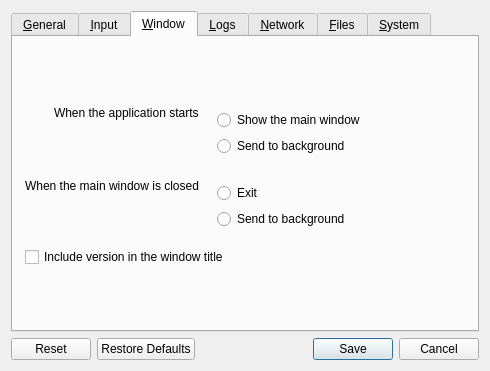
<?xml version="1.0" encoding="UTF-8"?>
<ui version="4.0">
 <class>SettingsDialog</class>
 <widget class="QDialog" name="SettingsDialog">
  <property name="geometry">
   <rect>
    <x>0</x>
    <y>0</y>
    <width>490</width>
    <height>366</height>
   </rect>
  </property>
  <property name="sizePolicy">
   <sizepolicy hsizetype="Maximum" vsizetype="Maximum">
    <horstretch>0</horstretch>
    <verstretch>0</verstretch>
   </sizepolicy>
  </property>
  <property name="windowTitle">
   <string>Preferences</string>
  </property>
  <property name="modal">
   <bool>true</bool>
  </property>
  <layout class="QVBoxLayout" name="verticalLayout_3">
   <item>
    <widget class="QTabWidget" name="tabWidget">
     <property name="currentIndex">
      <number>2</number>
     </property>
     <widget class="QWidget" name="tabGeneral">
      <attribute name="title">
       <string>&amp;General</string>
      </attribute>
      <layout class="QVBoxLayout" name="verticalLayout_6">
       <property name="spacing">
        <number>9</number>
       </property>
       <property name="leftMargin">
        <number>12</number>
       </property>
       <property name="topMargin">
        <number>0</number>
       </property>
       <property name="rightMargin">
        <number>12</number>
       </property>
       <property name="bottomMargin">
        <number>0</number>
       </property>
       <item>
        <spacer name="verticalSpacer_6">
         <property name="orientation">
          <enum>Qt::Orientation::Vertical</enum>
         </property>
         <property name="sizeHint" stdset="0">
          <size>
           <width>20</width>
           <height>0</height>
          </size>
         </property>
        </spacer>
       </item>
       <item>
        <layout class="QHBoxLayout" name="horizontalLayout_3">
         <item>
          <widget class="QLabel" name="lblLanguage">
           <property name="sizePolicy">
            <sizepolicy hsizetype="Maximum" vsizetype="Preferred">
             <horstretch>0</horstretch>
             <verstretch>0</verstretch>
            </sizepolicy>
           </property>
           <property name="text">
            <string>Language</string>
           </property>
          </widget>
         </item>
         <item>
          <widget class="QComboBox" name="comboLanguage"/>
         </item>
        </layout>
       </item>
       <item>
        <widget class="QCheckBox" name="cbAutoUpdate">
         <property name="text">
          <string>Check for updates on startup</string>
         </property>
        </widget>
       </item>
       <item>
        <widget class="QCheckBox" name="cbStartAtLogin">
         <property name="text">
          <string>Start Ieum automatically when I sign in</string>
         </property>
        </widget>
       </item>
       <item>
        <widget class="QCheckBox" name="cbPreventSleep">
         <property name="text">
          <string>Prevent this computer from going to sleep</string>
         </property>
        </widget>
       </item>
       <item>
        <layout class="QFormLayout" name="formLayout">
         <item row="1" column="1">
          <widget class="QRadioButton" name="rbIconColorful">
           <property name="text">
            <string>Colorful</string>
           </property>
          </widget>
         </item>
         <item row="0" column="1">
          <widget class="QRadioButton" name="rbIconMono">
           <property name="text">
            <string>Monocolor</string>
           </property>
          </widget>
         </item>
         <item row="0" column="0">
          <widget class="QLabel" name="lblTrayIconStyle">
           <property name="text">
            <string>Tray icon style</string>
           </property>
          </widget>
         </item>
        </layout>
       </item>
       <item>
        <spacer name="verticalSpacer_3">
         <property name="orientation">
          <enum>Qt::Orientation::Vertical</enum>
         </property>
         <property name="sizeHint" stdset="0">
          <size>
           <width>20</width>
           <height>0</height>
          </size>
         </property>
        </spacer>
       </item>
      </layout>
     </widget>
     <widget class="QWidget" name="tabInput">
      <attribute name="title">
       <string>&amp;Input</string>
      </attribute>
      <layout class="QVBoxLayout" name="verticalLayoutInput">
       <property name="spacing">
        <number>9</number>
       </property>
       <property name="leftMargin">
        <number>12</number>
       </property>
       <property name="topMargin">
        <number>0</number>
       </property>
       <property name="rightMargin">
        <number>12</number>
       </property>
       <property name="bottomMargin">
        <number>0</number>
       </property>
       <item>
        <spacer name="verticalSpacerInputTop">
         <property name="orientation">
          <enum>Qt::Orientation::Vertical</enum>
         </property>
         <property name="sizeHint" stdset="0">
          <size>
           <width>20</width>
           <height>0</height>
          </size>
         </property>
        </spacer>
       </item>
       <item>
        <widget class="QGroupBox" name="groupInputLanguage">
         <property name="title">
          <string>Input language and shared text</string>
         </property>
         <layout class="QFormLayout" name="formInputLanguage">
          <property name="fieldGrowthPolicy">
           <enum>QFormLayout::FieldGrowthPolicy::ExpandingFieldsGrow</enum>
          </property>
          <item row="0" column="0" colspan="2">
           <widget class="QCheckBox" name="cbImeSync">
            <property name="text">
             <string>Synchronize Korean/English input state</string>
            </property>
           </widget>
          </item>
          <item row="1" column="0">
           <widget class="QLabel" name="lblCjkRawScancode">
            <property name="text">
             <string>CJK raw scan codes</string>
            </property>
           </widget>
          </item>
          <item row="1" column="1">
           <widget class="QComboBox" name="comboCjkRawScancode"/>
          </item>
          <item row="2" column="0">
           <widget class="QLabel" name="lblEnterScreenLang">
            <property name="text">
             <string>On screen entry</string>
            </property>
           </widget>
          </item>
          <item row="2" column="1">
           <widget class="QComboBox" name="comboEnterScreenLang"/>
          </item>
          <item row="3" column="0" colspan="2">
           <widget class="QCheckBox" name="cbClipboardNormalizeNfc">
            <property name="text">
             <string>Normalize shared text to NFC</string>
            </property>
           </widget>
          </item>
          <item row="4" column="0">
           <widget class="QLabel" name="lblMacInterKeyDelay">
            <property name="text">
             <string>macOS inter-key delay</string>
            </property>
           </widget>
          </item>
          <item row="4" column="1">
           <widget class="QSpinBox" name="spinMacInterKeyDelayMicros">
            <property name="suffix">
             <string> us</string>
            </property>
            <property name="maximum">
             <number>2000</number>
            </property>
            <property name="singleStep">
             <number>100</number>
            </property>
           </widget>
          </item>
         </layout>
        </widget>
       </item>
       <item>
        <spacer name="verticalSpacerInputBottom">
         <property name="orientation">
          <enum>Qt::Orientation::Vertical</enum>
         </property>
         <property name="sizeHint" stdset="0">
          <size>
           <width>20</width>
           <height>0</height>
          </size>
         </property>
        </spacer>
       </item>
      </layout>
     </widget>
     <widget class="QWidget" name="tabWindow">
      <attribute name="title">
       <string>&amp;Window</string>
      </attribute>
      <layout class="QVBoxLayout" name="verticalLayout_14">
       <property name="spacing">
        <number>9</number>
       </property>
       <property name="leftMargin">
        <number>12</number>
       </property>
       <property name="topMargin">
        <number>0</number>
       </property>
       <property name="rightMargin">
        <number>12</number>
       </property>
       <property name="bottomMargin">
        <number>0</number>
       </property>
       <item>
        <spacer name="verticalSpacer_7">
         <property name="orientation">
          <enum>Qt::Orientation::Vertical</enum>
         </property>
         <property name="sizeHint" stdset="0">
          <size>
           <width>20</width>
           <height>0</height>
          </size>
         </property>
        </spacer>
       </item>
       <item>
        <layout class="QFormLayout" name="formLayout_2">
         <property name="labelAlignment">
          <set>Qt::AlignmentFlag::AlignRight|Qt::AlignmentFlag::AlignTrailing|Qt::AlignmentFlag::AlignVCenter</set>
         </property>
         <item row="0" column="0">
          <widget class="QLabel" name="label_3">
           <property name="text">
            <string>When the application starts</string>
           </property>
          </widget>
         </item>
         <item row="0" column="1">
          <widget class="QWidget" name="widget" native="true">
           <layout class="QVBoxLayout" name="verticalLayout_2">
            <item>
             <widget class="QRadioButton" name="rbShowOnStart">
              <property name="text">
               <string>Show the main window</string>
              </property>
             </widget>
            </item>
            <item>
             <widget class="QRadioButton" name="rbAutoHide">
              <property name="text">
               <string>Send to background</string>
              </property>
             </widget>
            </item>
           </layout>
          </widget>
         </item>
         <item row="1" column="0">
          <widget class="QLabel" name="label">
           <property name="text">
            <string>When the main window is closed</string>
           </property>
           <property name="alignment">
            <set>Qt::AlignmentFlag::AlignRight|Qt::AlignmentFlag::AlignTrailing|Qt::AlignmentFlag::AlignVCenter</set>
           </property>
          </widget>
         </item>
         <item row="1" column="1">
          <widget class="QWidget" name="widget_2" native="true">
           <layout class="QVBoxLayout" name="verticalLayout_13">
            <item>
             <widget class="QRadioButton" name="rbExitOnClose">
              <property name="text">
               <string>Exit</string>
              </property>
             </widget>
            </item>
            <item>
             <widget class="QRadioButton" name="rbCloseToTray">
              <property name="text">
               <string>Send to background</string>
              </property>
             </widget>
            </item>
           </layout>
          </widget>
         </item>
        </layout>
       </item>
       <item>
        <widget class="QCheckBox" name="cbShowVersion">
         <property name="text">
          <string>Include version in the window title</string>
         </property>
        </widget>
       </item>
       <item>
        <spacer name="verticalSpacer_11">
         <property name="orientation">
          <enum>Qt::Orientation::Vertical</enum>
         </property>
         <property name="sizeHint" stdset="0">
          <size>
           <width>20</width>
           <height>0</height>
          </size>
         </property>
        </spacer>
       </item>
      </layout>
     </widget>
     <widget class="QWidget" name="tabLog">
      <attribute name="title">
       <string>&amp;Logs</string>
      </attribute>
      <layout class="QVBoxLayout" name="verticalLayout">
       <property name="spacing">
        <number>9</number>
       </property>
       <property name="leftMargin">
        <number>12</number>
       </property>
       <property name="topMargin">
        <number>0</number>
       </property>
       <property name="rightMargin">
        <number>12</number>
       </property>
       <property name="bottomMargin">
        <number>0</number>
       </property>
       <item>
        <spacer name="verticalSpacer_8">
         <property name="orientation">
          <enum>Qt::Orientation::Vertical</enum>
         </property>
         <property name="sizeHint" stdset="0">
          <size>
           <width>20</width>
           <height>0</height>
          </size>
         </property>
        </spacer>
       </item>
       <item>
        <layout class="QHBoxLayout" name="horizontalLayout_4">
         <item>
          <widget class="QLabel" name="lblLogLevel">
           <property name="sizePolicy">
            <sizepolicy hsizetype="Maximum" vsizetype="Fixed">
             <horstretch>0</horstretch>
             <verstretch>0</verstretch>
            </sizepolicy>
           </property>
           <property name="text">
            <string>Level</string>
           </property>
          </widget>
         </item>
         <item>
          <widget class="QComboBox" name="comboLogLevel"/>
         </item>
        </layout>
       </item>
       <item>
        <widget class="QLabel" name="lblDebugWarning">
         <property name="text">
          <string>Using a log level higher than Info may affect performance.</string>
         </property>
         <property name="wordWrap">
          <bool>true</bool>
         </property>
        </widget>
       </item>
       <item>
        <widget class="QGroupBox" name="groupLogToFile">
         <property name="title">
          <string>Log to file</string>
         </property>
         <property name="checkable">
          <bool>true</bool>
         </property>
         <layout class="QHBoxLayout" name="horizontalLayout_2">
          <item>
           <widget class="QWidget" name="widgetLogFilename" native="true">
            <property name="sizePolicy">
             <sizepolicy hsizetype="Preferred" vsizetype="Maximum">
              <horstretch>0</horstretch>
              <verstretch>0</verstretch>
             </sizepolicy>
            </property>
            <layout class="QHBoxLayout" name="_4">
             <property name="spacing">
              <number>3</number>
             </property>
             <property name="leftMargin">
              <number>0</number>
             </property>
             <property name="topMargin">
              <number>0</number>
             </property>
             <property name="rightMargin">
              <number>0</number>
             </property>
             <property name="bottomMargin">
              <number>0</number>
             </property>
             <item>
              <widget class="QLabel" name="labelLogPath">
               <property name="sizePolicy">
                <sizepolicy hsizetype="Preferred" vsizetype="Fixed">
                 <horstretch>0</horstretch>
                 <verstretch>0</verstretch>
                </sizepolicy>
               </property>
               <property name="text">
                <string>Log path</string>
               </property>
              </widget>
             </item>
             <item>
              <spacer name="horizontalSpacer_7">
               <property name="orientation">
                <enum>Qt::Orientation::Horizontal</enum>
               </property>
               <property name="sizeType">
                <enum>QSizePolicy::Policy::Minimum</enum>
               </property>
               <property name="sizeHint" stdset="0">
                <size>
                 <width>17</width>
                 <height>25</height>
                </size>
               </property>
              </spacer>
             </item>
             <item>
              <widget class="QLineEdit" name="lineLogFilename">
               <property name="enabled">
                <bool>true</bool>
               </property>
               <property name="sizePolicy">
                <sizepolicy hsizetype="Expanding" vsizetype="Fixed">
                 <horstretch>0</horstretch>
                 <verstretch>0</verstretch>
                </sizepolicy>
               </property>
              </widget>
             </item>
             <item>
              <widget class="QPushButton" name="btnBrowseLog">
               <property name="enabled">
                <bool>true</bool>
               </property>
               <property name="cursor">
                <cursorShape>PointingHandCursor</cursorShape>
               </property>
               <property name="text">
                <string/>
               </property>
               <property name="icon">
                <iconset theme="QIcon::ThemeIcon::DocumentOpen"/>
               </property>
               <property name="flat">
                <bool>true</bool>
               </property>
              </widget>
             </item>
            </layout>
           </widget>
          </item>
         </layout>
        </widget>
       </item>
       <item>
        <widget class="QCheckBox" name="cbGuiDebug">
         <property name="text">
          <string>Enable GUI debug messages</string>
         </property>
        </widget>
       </item>
       <item>
        <spacer name="verticalSpacer_4">
         <property name="orientation">
          <enum>Qt::Orientation::Vertical</enum>
         </property>
         <property name="sizeHint" stdset="0">
          <size>
           <width>20</width>
           <height>0</height>
          </size>
         </property>
        </spacer>
       </item>
      </layout>
     </widget>
     <widget class="QWidget" name="tabNetwork">
      <attribute name="title">
       <string>&amp;Network</string>
      </attribute>
      <layout class="QVBoxLayout" name="verticalLayout_7">
       <property name="spacing">
        <number>9</number>
       </property>
       <property name="leftMargin">
        <number>12</number>
       </property>
       <property name="topMargin">
        <number>0</number>
       </property>
       <property name="rightMargin">
        <number>12</number>
       </property>
       <property name="bottomMargin">
        <number>0</number>
       </property>
       <item>
        <spacer name="verticalSpacer_9">
         <property name="orientation">
          <enum>Qt::Orientation::Vertical</enum>
         </property>
         <property name="sizeHint" stdset="0">
          <size>
           <width>20</width>
           <height>0</height>
          </size>
         </property>
        </spacer>
       </item>
       <item>
        <widget class="QGroupBox" name="groupTailscale">
         <property name="title">
          <string>Tailscale quick connect</string>
         </property>
         <property name="checkable">
          <bool>true</bool>
         </property>
         <property name="checked">
          <bool>false</bool>
         </property>
         <layout class="QHBoxLayout" name="layoutTailscale">
          <item>
           <widget class="QLabel" name="lblTailscaleStatus">
            <property name="text">
             <string>Checking Tailscale...</string>
            </property>
            <property name="wordWrap">
             <bool>true</bool>
            </property>
           </widget>
          </item>
          <item>
           <spacer name="spacerTailscale">
            <property name="orientation">
             <enum>Qt::Orientation::Horizontal</enum>
            </property>
            <property name="sizeHint" stdset="0">
             <size>
              <width>20</width>
              <height>20</height>
             </size>
            </property>
           </spacer>
          </item>
          <item>
           <widget class="QPushButton" name="btnRefreshTailscale">
            <property name="minimumSize">
             <size>
              <width>32</width>
              <height>32</height>
             </size>
            </property>
            <property name="maximumSize">
             <size>
              <width>32</width>
              <height>32</height>
             </size>
            </property>
            <property name="toolTip">
             <string>Refresh Tailscale status</string>
            </property>
            <property name="text">
             <string/>
            </property>
            <property name="icon">
             <iconset theme="QIcon::ThemeIcon::ViewRefresh"/>
            </property>
            <property name="flat">
             <bool>true</bool>
            </property>
           </widget>
          </item>
         </layout>
        </widget>
       </item>
       <item>
        <layout class="QHBoxLayout" name="horizontalLayout">
         <item>
          <widget class="QLabel" name="lblNetworkIp">
           <property name="sizePolicy">
            <sizepolicy hsizetype="Maximum" vsizetype="Fixed">
             <horstretch>0</horstretch>
             <verstretch>0</verstretch>
            </sizepolicy>
           </property>
           <property name="text">
            <string>Network IP</string>
           </property>
          </widget>
         </item>
         <item>
          <widget class="QComboBox" name="comboInterface">
           <property name="sizePolicy">
            <sizepolicy hsizetype="Maximum" vsizetype="Fixed">
             <horstretch>0</horstretch>
             <verstretch>0</verstretch>
            </sizepolicy>
           </property>
           <item>
            <property name="text">
             <string>Automatic</string>
            </property>
           </item>
          </widget>
         </item>
         <item>
          <spacer name="horizontalSpacer">
           <property name="orientation">
            <enum>Qt::Orientation::Horizontal</enum>
           </property>
           <property name="sizeType">
            <enum>QSizePolicy::Policy::Expanding</enum>
           </property>
           <property name="sizeHint" stdset="0">
            <size>
             <width>25</width>
             <height>20</height>
            </size>
           </property>
          </spacer>
         </item>
        </layout>
       </item>
       <item>
        <widget class="QCheckBox" name="cbPreferPhysicalNetwork">
         <property name="toolTip">
          <string>When Automatic is selected, avoid VPN and virtual adapters when a physical network is available.</string>
         </property>
         <property name="text">
          <string>Prefer physical networks</string>
         </property>
         <property name="checked">
          <bool>true</bool>
         </property>
        </widget>
       </item>
       <item>
        <layout class="QHBoxLayout" name="horizontalLayout_6">
         <item>
          <widget class="QLabel" name="lblPort">
           <property name="sizePolicy">
            <sizepolicy hsizetype="Maximum" vsizetype="Fixed">
             <horstretch>0</horstretch>
             <verstretch>0</verstretch>
            </sizepolicy>
           </property>
           <property name="text">
            <string>Port</string>
           </property>
          </widget>
         </item>
         <item>
          <widget class="QSpinBox" name="sbPort">
           <property name="enabled">
            <bool>true</bool>
           </property>
           <property name="sizePolicy">
            <sizepolicy hsizetype="Maximum" vsizetype="Fixed">
             <horstretch>0</horstretch>
             <verstretch>0</verstretch>
            </sizepolicy>
           </property>
           <property name="maximum">
            <number>65535</number>
           </property>
           <property name="value">
            <number>24800</number>
           </property>
          </widget>
         </item>
         <item>
          <spacer name="horizontalSpacer_3">
           <property name="orientation">
            <enum>Qt::Orientation::Horizontal</enum>
           </property>
           <property name="sizeHint" stdset="0">
            <size>
             <width>40</width>
             <height>20</height>
            </size>
           </property>
          </spacer>
         </item>
        </layout>
       </item>
       <item>
        <widget class="QGroupBox" name="groupSecurity">
         <property name="sizePolicy">
          <sizepolicy hsizetype="Preferred" vsizetype="Maximum">
           <horstretch>0</horstretch>
           <verstretch>0</verstretch>
          </sizepolicy>
         </property>
         <property name="title">
          <string>Enable TLS Encryption</string>
         </property>
         <property name="checkable">
          <bool>true</bool>
         </property>
         <property name="checked">
          <bool>false</bool>
         </property>
         <layout class="QVBoxLayout" name="_11">
          <item>
           <widget class="QWidget" name="widgetTlsCert" native="true">
            <layout class="QHBoxLayout" name="_12">
             <property name="leftMargin">
              <number>0</number>
             </property>
             <property name="topMargin">
              <number>0</number>
             </property>
             <property name="rightMargin">
              <number>0</number>
             </property>
             <property name="bottomMargin">
              <number>0</number>
             </property>
             <item>
              <widget class="QLabel" name="lblTlsCertInfo">
               <property name="text">
                <string notr="true"/>
               </property>
              </widget>
             </item>
             <item>
              <widget class="QLabel" name="lblTlsCert">
               <property name="sizePolicy">
                <sizepolicy hsizetype="Preferred" vsizetype="Fixed">
                 <horstretch>0</horstretch>
                 <verstretch>0</verstretch>
                </sizepolicy>
               </property>
               <property name="text">
                <string>Certificate</string>
               </property>
              </widget>
             </item>
             <item>
              <widget class="QLineEdit" name="lineTlsCertPath">
               <property name="minimumSize">
                <size>
                 <width>0</width>
                 <height>0</height>
                </size>
               </property>
              </widget>
             </item>
             <item>
              <widget class="QPushButton" name="btnTlsCertPath">
               <property name="cursor">
                <cursorShape>PointingHandCursor</cursorShape>
               </property>
               <property name="text">
                <string/>
               </property>
               <property name="icon">
                <iconset theme="QIcon::ThemeIcon::DocumentOpen"/>
               </property>
               <property name="flat">
                <bool>true</bool>
               </property>
              </widget>
             </item>
            </layout>
           </widget>
          </item>
          <item>
           <layout class="QHBoxLayout" name="horizontalLayout_5">
            <property name="topMargin">
             <number>0</number>
            </property>
            <item>
             <widget class="QLabel" name="lblTlsKeyLength">
              <property name="sizePolicy">
               <sizepolicy hsizetype="Preferred" vsizetype="Fixed">
                <horstretch>0</horstretch>
                <verstretch>0</verstretch>
               </sizepolicy>
              </property>
              <property name="text">
               <string>Key length</string>
              </property>
             </widget>
            </item>
            <item>
             <widget class="QComboBox" name="comboTlsKeyLength">
              <item>
               <property name="text">
                <string notr="true">2048</string>
               </property>
              </item>
              <item>
               <property name="text">
                <string notr="true">4096</string>
               </property>
              </item>
             </widget>
            </item>
            <item>
             <spacer name="horizontalSpacer_2">
              <property name="orientation">
               <enum>Qt::Orientation::Horizontal</enum>
              </property>
              <property name="sizeHint" stdset="0">
               <size>
                <width>40</width>
                <height>20</height>
               </size>
              </property>
             </spacer>
            </item>
            <item>
             <widget class="QPushButton" name="btnTlsRegenCert">
              <property name="text">
               <string>Regenerate certificate</string>
              </property>
              <property name="icon">
               <iconset theme="QIcon::ThemeIcon::ViewRefresh"/>
              </property>
             </widget>
            </item>
           </layout>
          </item>
          <item>
           <widget class="QCheckBox" name="cbRequireClientCert">
            <property name="text">
             <string>Require client certificates</string>
            </property>
           </widget>
          </item>
          <item>
           <spacer name="verticalSpacer_2">
            <property name="orientation">
             <enum>Qt::Orientation::Vertical</enum>
            </property>
            <property name="sizeHint" stdset="0">
             <size>
              <width>20</width>
              <height>0</height>
             </size>
            </property>
           </spacer>
          </item>
         </layout>
        </widget>
       </item>
       <item>
        <spacer name="verticalSpacer_5">
         <property name="orientation">
          <enum>Qt::Orientation::Vertical</enum>
         </property>
         <property name="sizeHint" stdset="0">
          <size>
           <width>20</width>
           <height>0</height>
          </size>
         </property>
        </spacer>
       </item>
      </layout>
     </widget>
     <widget class="QWidget" name="tabFileTransfer">
      <attribute name="title">
       <string>&amp;Files</string>
      </attribute>
      <layout class="QVBoxLayout" name="verticalLayoutFileTransfer">
       <property name="spacing">
        <number>9</number>
       </property>
       <property name="leftMargin">
        <number>12</number>
       </property>
       <property name="topMargin">
        <number>0</number>
       </property>
       <property name="rightMargin">
        <number>12</number>
       </property>
       <property name="bottomMargin">
        <number>0</number>
       </property>
       <item>
        <spacer name="verticalSpacerFileTransferTop">
         <property name="orientation">
          <enum>Qt::Orientation::Vertical</enum>
         </property>
         <property name="sizeHint" stdset="0">
          <size>
           <width>20</width>
           <height>0</height>
          </size>
         </property>
       </spacer>
      </item>
       <item>
        <widget class="QGroupBox" name="groupProLicense">
         <property name="title">
          <string>Pro Local license</string>
         </property>
         <layout class="QVBoxLayout" name="verticalLayoutProLicense">
          <item>
           <widget class="QLabel" name="lblProLicenseHelp">
            <property name="text">
             <string>Import the license file you received, then activate it on this computer.</string>
            </property>
            <property name="wordWrap">
             <bool>true</bool>
            </property>
           </widget>
          </item>
          <item>
           <widget class="QLineEdit" name="lineProLicense">
            <property name="maxLength">
             <number>4096</number>
            </property>
            <property name="echoMode">
             <enum>QLineEdit::Password</enum>
            </property>
            <property name="placeholderText">
             <string>IEUM1 license line</string>
            </property>
            <property name="clearButtonEnabled">
             <bool>true</bool>
            </property>
           </widget>
          </item>
          <item>
           <layout class="QHBoxLayout" name="horizontalLayoutProLicenseActions">
            <item>
             <widget class="QPushButton" name="btnImportProLicense">
              <property name="text">
               <string>Import license file…</string>
              </property>
             </widget>
            </item>
            <item>
             <widget class="QPushButton" name="btnActivateProLicense">
              <property name="text">
               <string>Activate</string>
              </property>
             </widget>
            </item>
            <item>
             <widget class="QPushButton" name="btnRemoveProLicense">
              <property name="text">
               <string>Remove</string>
              </property>
             </widget>
            </item>
            <item>
             <spacer name="horizontalSpacerProLicenseActions">
              <property name="orientation">
               <enum>Qt::Orientation::Horizontal</enum>
              </property>
              <property name="sizeHint" stdset="0">
               <size>
                <width>40</width>
                <height>20</height>
               </size>
              </property>
             </spacer>
            </item>
           </layout>
          </item>
          <item>
           <widget class="QLabel" name="lblProLicenseStatus">
            <property name="text">
             <string>Pro Local is locked. Import a license file, then select Activate.</string>
            </property>
            <property name="textFormat">
             <enum>Qt::TextFormat::PlainText</enum>
            </property>
            <property name="wordWrap">
             <bool>true</bool>
            </property>
           </widget>
          </item>
         </layout>
        </widget>
       </item>
       <item>
        <widget class="QLabel" name="lblFileTransferTitle">
         <property name="text">
          <string>&lt;b&gt;Pro Local file transfer&lt;/b&gt;</string>
         </property>
        </widget>
       </item>
       <item>
        <widget class="QCheckBox" name="cbFileTransferEnabled">
         <property name="text">
          <string>Send files by dragging them across a screen edge</string>
         </property>
        </widget>
       </item>
       <item>
        <widget class="QCheckBox" name="cbFileTransferReceive">
         <property name="text">
          <string>Receive files from configured connected computers</string>
         </property>
        </widget>
       </item>
       <item>
        <widget class="QWidget" name="widgetFileTransferDestination" native="true">
         <layout class="QHBoxLayout" name="horizontalLayoutFileTransferDestination">
          <property name="leftMargin">
           <number>0</number>
          </property>
          <property name="topMargin">
           <number>0</number>
          </property>
          <property name="rightMargin">
           <number>0</number>
          </property>
          <property name="bottomMargin">
           <number>0</number>
          </property>
          <item>
           <widget class="QLabel" name="lblFileTransferDirectory">
            <property name="text">
             <string>Save to</string>
            </property>
           </widget>
          </item>
          <item>
           <widget class="QLineEdit" name="lineFileTransferDirectory"/>
          </item>
          <item>
           <widget class="QPushButton" name="btnBrowseFileTransfer">
            <property name="toolTip">
             <string>Choose destination folder</string>
            </property>
            <property name="text">
             <string/>
            </property>
            <property name="icon">
             <iconset theme="QIcon::ThemeIcon::DocumentOpen"/>
            </property>
            <property name="flat">
             <bool>true</bool>
            </property>
           </widget>
          </item>
         </layout>
        </widget>
       </item>
       <item>
        <widget class="QLabel" name="lblFileTransferTls">
         <property name="text">
          <string>TLS must be enabled on both computers. Receiving is off by default.</string>
         </property>
         <property name="wordWrap">
          <bool>true</bool>
         </property>
        </widget>
       </item>
       <item>
        <widget class="QLabel" name="lblFileTransferScope">
         <property name="text">
          <string>Install and activate a Pro Local license on both Windows computers.</string>
         </property>
         <property name="wordWrap">
          <bool>true</bool>
         </property>
        </widget>
       </item>
       <item>
        <spacer name="verticalSpacerFileTransferBottom">
         <property name="orientation">
          <enum>Qt::Orientation::Vertical</enum>
         </property>
         <property name="sizeHint" stdset="0">
          <size>
           <width>20</width>
           <height>0</height>
          </size>
         </property>
        </spacer>
       </item>
      </layout>
     </widget>
     <widget class="QWidget" name="tabAdvanced">
      <attribute name="title">
       <string>&amp;System</string>
      </attribute>
      <layout class="QVBoxLayout" name="verticalLayout_4">
       <property name="spacing">
        <number>9</number>
       </property>
       <property name="leftMargin">
        <number>12</number>
       </property>
       <property name="topMargin">
        <number>0</number>
       </property>
       <property name="rightMargin">
        <number>12</number>
       </property>
       <property name="bottomMargin">
        <number>0</number>
       </property>
       <item>
        <spacer name="verticalSpacer_10">
         <property name="orientation">
          <enum>Qt::Orientation::Vertical</enum>
         </property>
         <property name="sizeHint" stdset="0">
          <size>
           <width>20</width>
           <height>0</height>
          </size>
         </property>
       </spacer>
      </item>
       <item>
        <widget class="QGroupBox" name="groupService">
         <property name="enabled">
          <bool>true</bool>
         </property>
         <property name="title">
          <string>Use background service (daemon)</string>
         </property>
         <property name="checkable">
          <bool>true</bool>
         </property>
         <property name="checked">
          <bool>false</bool>
         </property>
         <layout class="QGridLayout" name="_6">
          <item row="1" column="0">
           <widget class="QCheckBox" name="cbElevateDaemon">
            <property name="text">
             <string>Always run as system (work at login screen and UAC)</string>
            </property>
            <property name="autoExclusive">
             <bool>false</bool>
            </property>
           </widget>
          </item>
         </layout>
        </widget>
       </item>
       <item>
        <layout class="QFormLayout" name="formLayout_3">
         <property name="fieldGrowthPolicy">
          <enum>QFormLayout::FieldGrowthPolicy::ExpandingFieldsGrow</enum>
         </property>
         <property name="rowWrapPolicy">
          <enum>QFormLayout::RowWrapPolicy::DontWrapRows</enum>
         </property>
         <property name="labelAlignment">
          <set>Qt::AlignmentFlag::AlignLeading|Qt::AlignmentFlag::AlignLeft|Qt::AlignmentFlag::AlignVCenter</set>
         </property>
         <property name="formAlignment">
          <set>Qt::AlignmentFlag::AlignHCenter|Qt::AlignmentFlag::AlignTop</set>
         </property>
         <item row="0" column="0">
          <widget class="QCheckBox" name="cbRunEnterCommand">
           <property name="text">
            <string>Run command on enter</string>
           </property>
          </widget>
         </item>
         <item row="0" column="1">
          <widget class="QLineEdit" name="lineCommandEnter"/>
         </item>
         <item row="1" column="0">
          <widget class="QCheckBox" name="cbRunExitCommand">
           <property name="text">
            <string>Run command on exit</string>
           </property>
          </widget>
         </item>
         <item row="1" column="1">
          <widget class="QLineEdit" name="lineCommandExit"/>
         </item>
        </layout>
       </item>
       <item>
        <spacer name="verticalSpacer">
         <property name="orientation">
          <enum>Qt::Orientation::Vertical</enum>
         </property>
         <property name="sizeHint" stdset="0">
          <size>
           <width>20</width>
           <height>0</height>
          </size>
         </property>
        </spacer>
       </item>
      </layout>
     </widget>
    </widget>
   </item>
   <item>
    <widget class="QDialogButtonBox" name="buttonBox">
     <property name="orientation">
      <enum>Qt::Orientation::Horizontal</enum>
     </property>
     <property name="standardButtons">
      <set>QDialogButtonBox::StandardButton::Cancel|QDialogButtonBox::StandardButton::Reset|QDialogButtonBox::StandardButton::RestoreDefaults|QDialogButtonBox::StandardButton::Save</set>
     </property>
    </widget>
   </item>
  </layout>
 </widget>
 <resources/>
 <connections/>
</ui>
